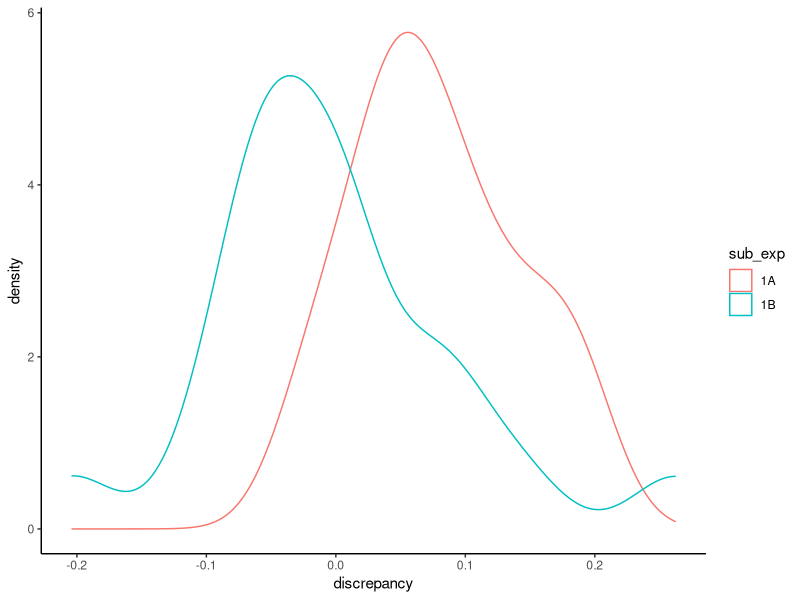
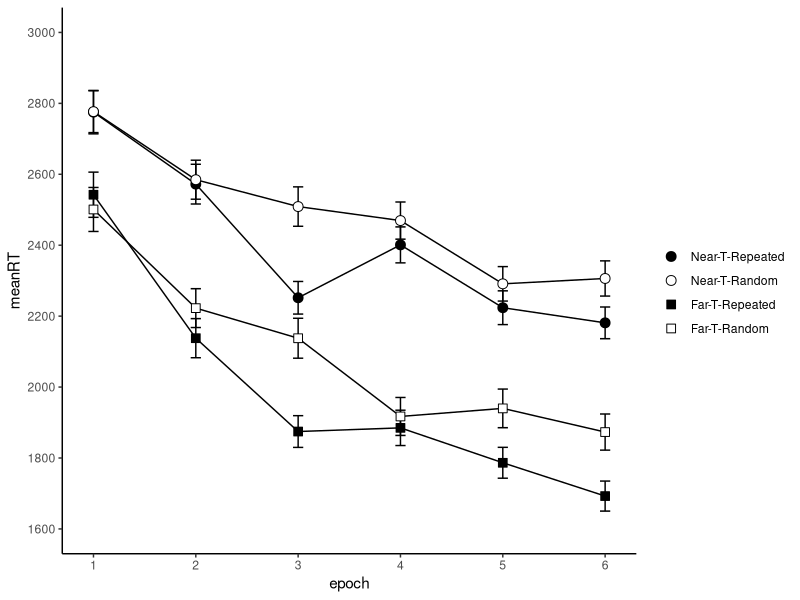

These charts were generated, in order, by the following R code: (Note: this script raises an error after producing the figures.)
## ---- chunk 1
knitr::opts_chunk$set(echo = FALSE, include = FALSE)
date_compiled_title = c("PDF created on", date())
## ---- chunk 2
library(tidyverse)
library(broom)
library(kableExtra)
library(ggrepel)
library(afex)
library(BayesFactor)

theme_set(theme_classic())

setwd(dirname(rstudioapi::getActiveDocumentContext()$path)) # set wd to current file location

data <- read_csv("data_tidy_CCVR03.csv")

# split into main data and awareness phase
dataAw <- filter(data, phase == 2)
dataMain <- 
  filter(data, phase == 1) %>% 
  mutate(TT = if_else(set %in% c(1,2), "repeated", "random"), # recode set into 2 variables
         targ_depth = if_else(set %in% c(1,3), "near", "far"),
         epoch = ceiling(block/5)) %>% 
  select(sub_exp:phase, epoch, block:set, TT, targ_depth, everything())

# did anyone not finish the main task? (yes, one participant)
did_not_finish <- 
  dataMain %>% 
  group_by(subj) %>% 
  count() %>% 
  filter(n < 480)

# remove any participant that failed to finish the main task
dataMain <- dataMain %>% 
  filter(!subj %in% did_not_finish$subj)

## ---- chunk 3
# get demographic information from each participant
data_demog <- 
  dataMain %>% 
  group_by(subj) %>% 
  slice(1) %>% # take top row
  select(subj,sub_exp, age,gender)

# create summary stats of gender, number of participants
demog_summary <- 
  data_demog %>% 
  group_by(sub_exp) %>% 
  summarise(n = n(),
            mean_age = mean(age),
            sd_age = sd(age),
            males = sum(gender=="M"),
            females = sum(gender=="F"),
            non_binary = sum(!gender %in% c("M", "F")))

# summary statistics of response patterns, by sub_exp
basic_resp_stats <- 
  dataMain %>%
  group_by(sub_exp,subj) %>%
  summarise(mean_RT = mean(RT),
            mean_Extra_Resp = mean(num_additional_Rs),
            perc_Rs_Over1 = sum(num_additional_Rs>0)/n(),
            perc_Rs_Over2 = sum(num_additional_Rs>1)/n()) %>% 
  group_by(sub_exp) %>% 
  summarise_all(list(mean = mean, sd = sd)) %>% # from participant summaries, compute sub exp. summary stats
  select(-contains("subj"))
## ---- chunk 4
# what was the distribution of responses by sub_experiment?
dataMain %>% 
  filter(pattern %in% c(2,4)) %>% 
  group_by(sub_exp, num_additional_Rs) %>%
  summarise(n_trials = n(),
            mean_RT = mean(RT)) %>% 
  mutate(prop = n_trials/sum(n_trials)) %>% 
  filter(num_additional_Rs<10)
# this analysis isn't reported, but most common was for trials to have 0 (registered response first time), 1, or 2 additional spacebar responses
## ---- chunk 5
# filter trials with more than 2 responses (num additional Rs > 1), timeouts,
# and outlier RTs  
data <- 
  dataMain %>% 
  filter(num_additional_Rs<=1, 
         dist_to_T>=0,
         RT < 10000) %>%  # too many responses and timeouts
  group_by(subj) %>% 
  mutate(zRT = scale(RT)) %>% 
  filter(between(zRT,-2.5,2.5)) %>% 
  ungroup() 

# what percentage of trials were removed for each participant?
perc_removed <- 
  data %>%
  group_by(subj) %>% 
  summarise(perc = (1 - (n()/480))*100)

# compute normalised RT (norm_RT), for calculating w/s error bars (i.e., Cosin)
data <- 
  data %>% 
  group_by(subj) %>% # within each experiment, and each subject
  summarise(sub_MeanRT = mean(RT)) %>% # calculate the mean RT for the subject
  mutate(sample_MeanRT = mean(sub_MeanRT)) %>% # the overall mean RT for the sample in that experiment
  ungroup() %>% # ungroup the data, to allow for removal of variable
  left_join(data, by = "subj") %>% # join to the original data frame
  mutate(norm_RT = RT - sub_MeanRT + sample_MeanRT) %>% # compute the normalised RT, from the RT, subject mean and sample mean
  select(sub_exp, subj, age:RT, norm_RT, everything(), -sub_MeanRT, -sample_MeanRT)
  
## ---- chunk 6
# Is anyone an outlier in terms of mean RT? 
overall_RT_Means <- 
  data %>% 
  group_by(sub_exp, subj) %>% 
  summarise(meanRT = mean(RT)) %>% 
  mutate(z_meanRT = scale(meanRT)) 

overall_RT_Means %>% 
  filter(!between(z_meanRT, -2.5, 2.5)) # no Ps detected

# Is anyone an outlier in terms of percent removed?
perc_removed <- 
  perc_removed %>% 
  mutate(z_perc = scale(perc))

perc_removed_outliers <- 
  perc_removed %>% 
  filter(!between(z_perc, -2.5, 2.5)) %>%  # two Ps detected
  pull(subj)

# remove the outlier participant from the sample
data <- filter(data,!subj %in% perc_removed_outliers)
## ---- chunk 7
# exploring the difficulty of target detection at different depths

# how many trials contributed to the analysis by target depth

data %>% 
  group_by(sub_exp, subj, targ_depth) %>% 
  summarise(prop = n()/240) %>% 
  group_by(sub_exp,targ_depth) %>% 
  summarise(meanProp = mean(prop))

# clearly a difference in 1A but not in 1B

# any unusual participants?

depth_difficulty_measure <- 
  data %>% 
  group_by(sub_exp, subj, targ_depth) %>% 
  summarise(prop = n()/240) %>%
  pivot_wider(names_from = targ_depth, values_from = prop) %>% 
  mutate(discrepancy = near-far) 


depth_difficulty_measure %>% 
  ggplot(aes(discrepancy, colour = sub_exp)) +
  geom_density()

# it looks like participants in 1A had a much more difficult time with far targets

# remove those with large discrepancy
depth_difficulty_outliers <- 
  depth_difficulty_measure %>% 
  filter(!between(discrepancy,-.15,.15)) %>% 
  pull(subj)

# remove the depth difficulty outliers from the sample
data <- filter(data,!subj %in% depth_difficulty_outliers)

# remove them from the measure of depth difficulty
depth_difficulty_measure <- 
  depth_difficulty_measure %>% 
  filter(between(discrepancy,-.15,.15)) 

## ---- chunk 8

# plot the boxplots of RT by sub-experiment
RT_boxplot <-
  overall_RT_Means %>% 
  ggplot(aes(x = sub_exp, y = meanRT))+
  geom_boxplot(width = .2) +
  geom_point(size = 5, 
             alpha = .2) +
  geom_text_repel(aes(label = subj), 
                  direction = 'y', 
                  nudge_x = .2, 
                  segment.colour = "red", 
                  colour = "red", 
                  segment.alpha = .2) +
  labs(title = "Boxplots with data labelled by participant ID",
       y = "Mean RT",
       x = "Experiment")

## ---- chunk 9
# main analysis of RT

# convert TT and targ_depth to factors and set level order
data <-  
  data %>% 
  mutate(TT = factor(TT, levels = c("repeated", "random")),
         targ_depth = factor(targ_depth, levels = c("near", "far")))

legendLBLs <- c("Near-T-Repeated", "Near-T-Random", "Far-T-Repeated", "Far-T-Random")

# main RT figure
RT_avgs_figure <- 
  data %>% 
  filter(sub_exp == "1B") %>% 
  group_by(TT, targ_depth, epoch) %>% 
  summarise(meanRT = mean(RT), 
            SE = sd(norm_RT)/sqrt(n())) %>% 
  ggplot(aes(x = epoch, y = meanRT, group = interaction(TT, targ_depth))) +
  geom_line() +
  geom_errorbar(aes(ymin = meanRT-SE, ymax = meanRT+SE), width = 0.1)+
  geom_point(aes(fill = interaction(TT, targ_depth), shape = interaction(TT, targ_depth)), size = 3) +
  scale_y_continuous(limits = c(1600, 3000), breaks = seq(1600,3000,200)) +
  scale_x_continuous(breaks = 1:6) +
  scale_fill_manual(name  ="",
                    labels = legendLBLs,
                    values = c("black", "white", "black", "white")) +
  scale_shape_manual(name = "",
                     labels = legendLBLs,
                     values = c(21,21,22,22))

RT_avgs_figure # print figure
## ---- chunk 10
# save data for statistical analysis
data_RT_ANOVA <- 
  data %>% 
  group_by(sub_exp, subj, TT, targ_depth, epoch) %>% 
  summarise(meanRT = mean(RT))

# full 4-way ANOVA
data_RT_ANOVA %>% 
  aov_car(meanRT ~ Error(subj/(TT*targ_depth*epoch)) + sub_exp, data = .)

# ANOVA for 1A
data_RT_ANOVA %>% 
  filter(sub_exp == "1A") %>% 
  aov_car(meanRT ~ Error(subj/(TT*targ_depth*epoch)), data = .)

# ANOVA for 1B
data_RT_ANOVA %>% 
  filter(sub_exp == "1B") %>% 
  aov_car(meanRT ~ Error(subj/(TT*targ_depth*epoch)), data = .)

# Bayesian ANOVA
data_RT_ANOVA <- 
  data_RT_ANOVA %>% 
  as_tibble() %>% 
  mutate(across(c(sub_exp,subj,TT,targ_depth,epoch), as.factor))

# anovaBF(formula = meanRT ~ TT*targ_depth*epoch*sub_exp + subj,
#         whichRandom = "subj",
#         data = data_RT_ANOVA)

# calculate a CC effect for each target depth
CC_effect <- 
  data %>% 
  group_by(TT, targ_depth) %>% 
  summarise(meanRT = mean(RT)) %>% 
  pivot_wider(names_from = TT, values_from = meanRT) %>% 
  mutate(avgRT = rowMeans(select(.,random,repeated)),
         CCeffect = random - repeated)
## ---- chunk 11
# create new variables with experiment specific names

CCVR03_demog_summary = demog_summary
CCVR03_basic_resp_stats = basic_resp_stats
CCVR03_perc_removed = perc_removed
CCVR03_perc_removed_outliers = perc_removed_outliers
CCVR03_depth_difficulty_measure = depth_difficulty_measure
CCVR03_depth_difficulty_outliers = depth_difficulty_outliers
CCVR03_overall_RT_Means = overall_RT_Means
CCVR03_RT_avgs_figure = RT_avgs_figure
CCVR03_data_RT_ANOVA = data_RT_ANOVA
CCVR03_CC_effect = CC_effect

save(CCVR03_demog_summary,
     CCVR03_basic_resp_stats,
     CCVR03_perc_removed,
     CCVR03_perc_removed_outliers,
     CCVR03_depth_difficulty_measure,
     CCVR03_depth_difficulty_outliers,
     CCVR03_overall_RT_Means,
     CCVR03_RT_avgs_figure,
     CCVR03_data_RT_ANOVA,
     CCVR03_CC_effect,
     file = "../../CCVR_ms_1/CCVR03_export.Rdata")
